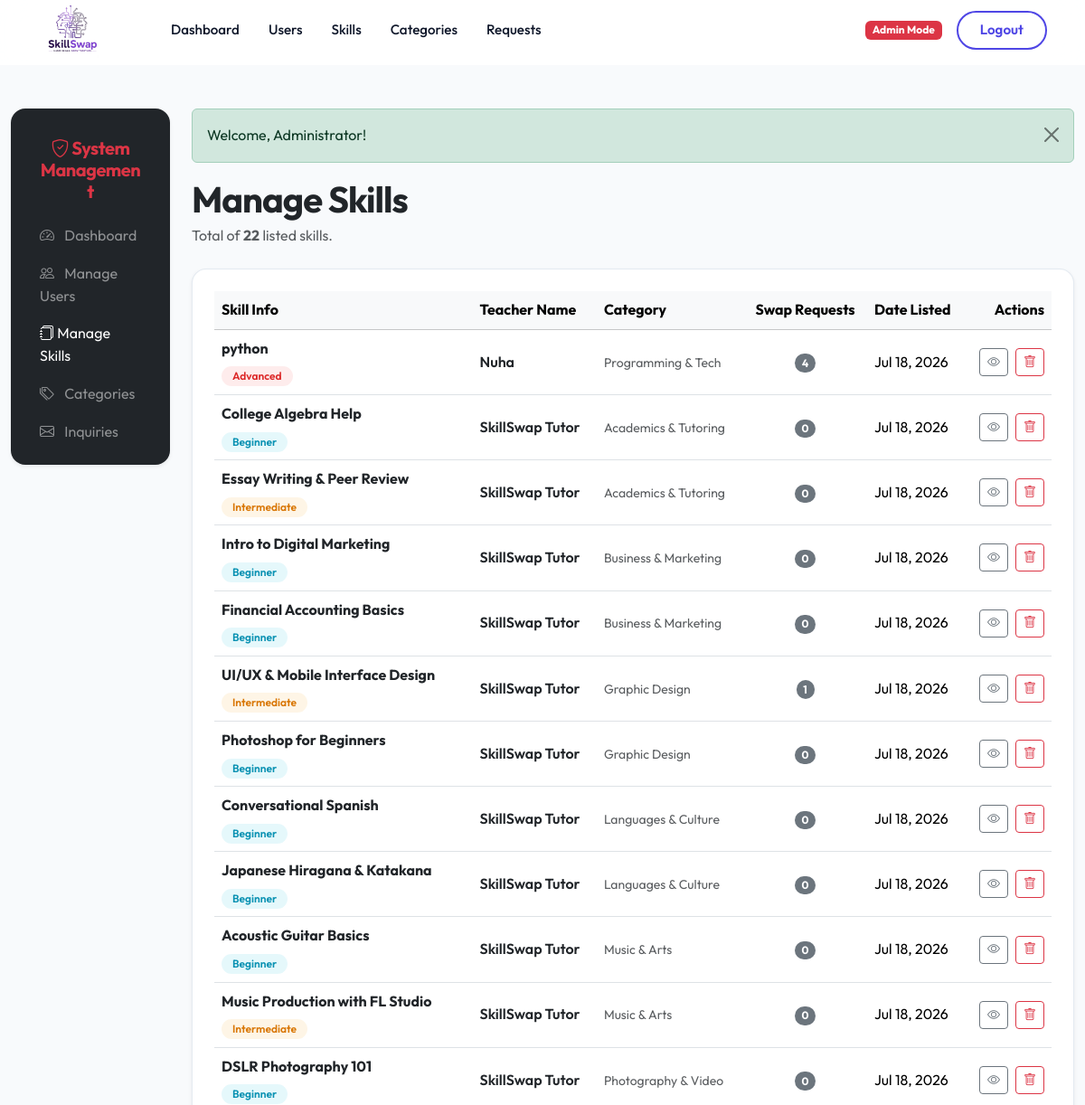
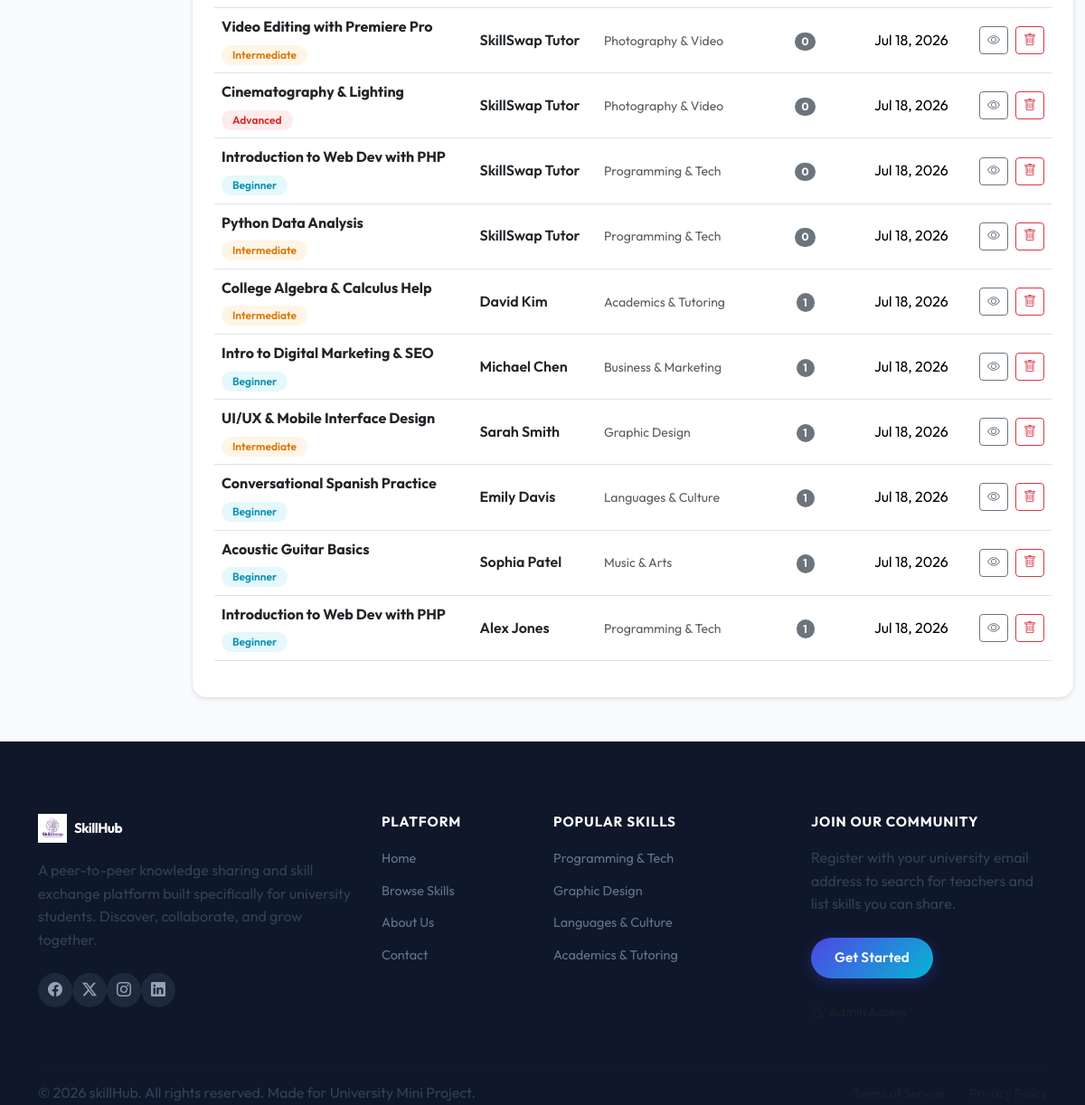
The app's page /admin/skills.php (signed in) with its own data (2 pictures, top to bottom).
### tables this page shows
CREATE TABLE `skills` (
  `id` int(11) NOT NULL,
  `user_id` int(11) NOT NULL,
  `title` varchar(100) NOT NULL,
  `description` text NOT NULL,
  `category_id` int(11) NOT NULL,
  `level` enum('Beginner','Intermediate','Advanced') NOT NULL,
  `availability` varchar(100) NOT NULL,
  `created_at` timestamp NOT NULL DEFAULT current_timestamp()
);

CREATE TABLE `users` (
  `id` int(11) NOT NULL,
  `username` varchar(50) NOT NULL,
  `email` varchar(100) NOT NULL,
  `password` varchar(255) NOT NULL,
  `name` varchar(100) NOT NULL,
  `university` varchar(150) DEFAULT NULL,
  `department` varchar(150) DEFAULT NULL,
  `bio` text DEFAULT NULL,
  `skills_teach` text DEFAULT NULL,
  `skills_learn` text DEFAULT NULL,
  `profile_photo` varchar(255) DEFAULT 'default-profile.png',
  `created_at` timestamp NOT NULL DEFAULT current_timestamp()
);

CREATE TABLE `categories` (
  `id` int(11) NOT NULL,
  `name` varchar(50) NOT NULL,
  `icon` varchar(50) DEFAULT 'bi-code-slash'
);

### admin/skills.php (the view, shortened to what this page needs)
<?php
require_once '../includes/db.php';
require_once '../includes/auth.php';
$skills = [];
try {
    $skills = $pdo->query("SELECT s.*, u.name as teacher_name, c.name as category_name,
                                 (SELECT COUNT(*) FROM contact_requests WHERE skill_id = s.id) as request_count
                          FROM skills s
                          JOIN users u ON s.user_id = u.id
                          JOIN categories c ON s.category_id = c.id
                          ORDER BY s.created_at DESC")->fetchAll();
} catch (PDOException $e) {
}
require_once '../includes/header.php';
require_once '../includes/navbar.php';
?>
<div class="container-fluid my-5">
    <div class="row">
        <div class="col-lg-2 mb-4">
            <div class="card card-premium p-3 bg-dark text-white border-0 shadow-sm">
                <div class="card-header bg-transparent border-0 text-center py-3">
                    <h5 class="fw-bold mb-0 text-danger"><i class="bi bi-shield-check"></i> System Management</h5>
                </div>
                <div class="list-group list-group-flush bg-transparent">
                    <a href="dashboard.php" class="list-group-item list-group-item-action bg-transparent text-white-50 border-0 py-2"><i class="bi bi-speedometer2 me-2"></i> Dashboard</a>
                    <a href="users.php" class="list-group-item list-group-item-action bg-transparent text-white-50 border-0 py-2"><i class="bi bi-people me-2"></i> Manage Users</a>
                    <a href="skills.php" class="list-group-item list-group-item-action bg-transparent text-white border-0 py-2 active"><i class="bi bi-journals"></i> Manage Skills</a>
                    <a href="categories.php" class="list-group-item list-group-item-action bg-transparent text-white-50 border-0 py-2"><i class="bi bi-tags me-2"></i> Categories</a>
                    <a href="requests.php" class="list-group-item list-group-item-action bg-transparent text-white-50 border-0 py-2"><i class="bi bi-envelope me-2"></i> Inquiries</a>
                </div>
            </div>
        </div>
        <div class="col-lg-10">
            <div class="d-flex justify-content-between align-items-center mb-4">
                <div>
                    <h1 class="fw-bold text-dark mb-1">Manage Skills</h1>
                    <p class="text-muted mb-0">Total of <strong><?php echo count($skills); ?></strong> listed skills.</p>
                </div>
            </div>
            <div class="card card-premium bg-white shadow-sm p-4">
                <?php if (empty($skills)): ?>
                    <div class="text-center py-5">
                        <div class="fs-1 text-muted"><i class="bi bi-journals"></i></div>
                        <p class="text-muted mt-3">No skills are listed yet in the database.</p>
                    </div>
                <?php else: ?>
                    <div class="table-responsive">
                        <table class="table table-hover align-middle">
                            <thead class="table-light">
                                <tr>
                                    <th>Skill Info</th>
                                    <th>Teacher Name</th>
                                    <th>Category</th>
                                    <th class="text-center">Swap Requests</th>
                                    <th>Date Listed</th>
                                    <th class="text-end">Actions</th>
                                </tr>
                            </thead>
                            <tbody>
                                <?php foreach ($skills as $s): ?>
                                    <tr>
                                        <td>
                                            <div class="fw-bold text-dark mb-1"><?php echo htmlspecialchars($s['title']); ?></div>
                                            <span class="badge badge-custom badge-level-<?php echo strtolower($s['level']); ?>"><?php echo htmlspecialchars($s['level']); ?></span>
                                        </td>
                                        <td>
                                            <div class="fw-semibold text-dark"><?php echo htmlspecialchars($s['teacher_name']); ?></div>
                                        </td>
                                        <td>
                                            <span class="text-muted small"><?php echo htmlspecialchars($s['category_name']); ?></span>
                                        </td>
                                        <td class="text-center">
                                            <span class="badge bg-secondary rounded-pill"><?php echo $s['request_count']; ?></span>
                                        </td>
                                        <td><?php echo date("M d, Y", strtotime($s['created_at'])); ?></td>
                                        <td class="text-end">
                                            <div class="d-flex gap-2 justify-content-end">
                                                <a href="../skill-details.php?id=<?php echo $s['id']; ?>" class="btn btn-sm btn-outline-secondary" target="_blank" title="View Listing"><i class="bi bi-eye"></i></a>
                                                <form action="skills.php" method="POST" class="d-inline">
                                                    <button type="submit" class="btn btn-sm btn-outline-danger btn-confirm-delete" data-confirm-message="Are you sure you want to delete this skill listing? This will delete all incoming student swap requests sent for this skill!" title="Delete Skill"><i class="bi bi-trash"></i></button>
                                                </form>
                                            </div>
                                        </td>
                                    </tr>
                                <?php endforeach; ?>
                            </tbody>
                        </table>
                    </div>
                <?php endif; ?>
            </div>
        </div>
    </div>
</div>
<?php require_once '../includes/footer.php'; ?>

### assets/css/style.css (style rules this page uses)
:root { --primary: #4f46e5; --primary-dark: #3730a3; --primary-glow: rgba(79, 70, 229, 0.18); --secondary: #6271a4; --accent: #06b6d4; --success: #22c55e; --warning: #f59e0b; --text-dark: #0f172a; --text-body: #334155; --text-muted: #64748b; --text-light: #94a3b8; --bg-light: #f8fafc; --bg-white: #ffffff; --border-color: rgba(226, 232, 240, 0.9); --glass-bg: rgba(255, 255, 255, 0.88); --glass-border: rgba(255, 255, 255, 0.45); --gradient-primary: linear-gradient(135deg, #4f46e5 0%, #06b6d4 100%); --gradient-secondary: linear-gradient(135deg, #0284c7 0%, #4f46e5 100%); --gradient-soft: linear-gradient(135deg, rgba(79, 70, 229, 0.05) 0%, rgba(6, 182, 212, 0.05) 100%); --gradient-hero: linear-gradient(145deg, #eef2ff 0%, #f0fdff 50%, #e0f2fe 100%); --gradient-cta: linear-gradient(135deg, #1e3a8a 0%, #4f46e5 50%, #0284c7 100%); --shadow-xs: 0 1px 3px rgba(0, 0, 0, 0.05); --shadow-sm: 0 4px 12px rgba(79, 70, 229, 0.08); --shadow-md: 0 10px 28px rgba(79, 70, 229, 0.14); --shadow-lg: 0 20px 48px rgba(79, 70, 229, 0.18); --radius-sm: 10px; --radius-md: 16px; --radius-lg: 24px; --radius-xl: 32px; --navbar-h: 72px; --transition: 0.3s cubic-bezier(0.16, 1, 0.3, 1); }
*, *::before, *::after { box-sizing: border-box; margin: 0; padding: 0; }
html { scroll-behavior: smooth; }
body { font-family: 'Outfit', sans-serif; background-color: var(--bg-light); color: var(--text-body); min-height: 100vh; display: flex; flex-direction: column; overflow-x: hidden; line-height: 1.6; padding-top: var(--navbar-h); }
h1, h2, h3, h4, h5, h6 { font-weight: 700; letter-spacing: -0.025em; color: var(--text-dark); line-height: 1.2; }
p { color: var(--text-body); }
a { text-decoration: none; }
.badge-level-beginner { background: rgba(6, 182, 212, 0.1); color: #0891b2; padding: 5px 12px; border-radius: 20px; font-weight: 600; font-size: 0.75rem; }
.badge-level-intermediate { background: rgba(245, 158, 11, 0.1); color: #d97706; padding: 5px 12px; border-radius: 20px; font-weight: 600; font-size: 0.75rem; }
.badge-level-advanced { background: rgba(239, 68, 68, 0.1); color: #dc2626; padding: 5px 12px; border-radius: 20px; font-weight: 600; font-size: 0.75rem; }
.card-premium { background: white; border: 1px solid var(--border-color); border-radius: var(--radius-md); box-shadow: var(--shadow-xs); transition: all var(--transition); overflow: hidden; }

### records on screen
skills: title "python", level "Advanced", user.name "Nuha", category.name "Programming & Tech", request_count "4", created_at "Jul 18, 2026"
skills: title "College Algebra Help", level "Beginner", user.name "SkillSwap Tutor", category.name "Academics & Tutoring", request_count "0", created_at "Jul 18, 2026"
skills: title "Essay Writing & Peer Review", level "Intermediate", user.name "SkillSwap Tutor", category.name "Academics & Tutoring", request_count "0", created_at "Jul 18, 2026"
skills: title "Intro to Digital Marketing", level "Beginner", user.name "SkillSwap Tutor", category.name "Business & Marketing", request_count "0", created_at "Jul 18, 2026"
skills: title "Financial Accounting Basics", level "Beginner", user.name "SkillSwap Tutor", category.name "Business & Marketing", request_count "0", created_at "Jul 18, 2026"
skills: title "UI/UX & Mobile Interface Design", level "Intermediate", user.name "SkillSwap Tutor", category.name "Graphic Design", request_count "1", created_at "Jul 18, 2026"
skills: title "Photoshop for Beginners", level "Beginner", user.name "SkillSwap Tutor", category.name "Graphic Design", request_count "0", created_at "Jul 18, 2026"
skills: title "Conversational Spanish", level "Beginner", user.name "SkillSwap Tutor", category.name "Languages & Culture", request_count "0", created_at "Jul 18, 2026"
skills: title "Japanese Hiragana & Katakana", level "Beginner", user.name "SkillSwap Tutor", category.name "Languages & Culture", request_count "0", created_at "Jul 18, 2026"
skills: title "Acoustic Guitar Basics", level "Beginner", user.name "SkillSwap Tutor", category.name "Music & Arts", request_count "0", created_at "Jul 18, 2026"
skills: title "Music Production with FL Studio", level "Intermediate", user.name "SkillSwap Tutor", category.name "Music & Arts", request_count "0", created_at "Jul 18, 2026"
skills: title "DSLR Photography 101", level "Beginner", user.name "SkillSwap Tutor", category.name "Photography & Video", request_count "0", created_at "Jul 18, 2026"
skills: title "Video Editing with Premiere Pro", level "Intermediate", user.name "SkillSwap Tutor", category.name "Photography & Video", request_count "0", created_at "Jul 18, 2026"
skills: title "Cinematography & Lighting", level "Advanced", user.name "SkillSwap Tutor", category.name "Photography & Video", request_count "0", created_at "Jul 18, 2026"
skills: title "Introduction to Web Dev with PHP", level "Beginner", user.name "SkillSwap Tutor", category.name "Programming & Tech", request_count "0", created_at "Jul 18, 2026"
skills: title "Python Data Analysis", level "Intermediate", user.name "SkillSwap Tutor", category.name "Programming & Tech", request_count "0", created_at "Jul 18, 2026"
skills: title "College Algebra & Calculus Help", level "Intermediate", user.name "David Kim", category.name "Academics & Tutoring", request_count "1", created_at "Jul 18, 2026"
skills: title "Intro to Digital Marketing & SEO", level "Beginner", user.name "Michael Chen", category.name "Business & Marketing", request_count "1", created_at "Jul 18, 2026"
skills: title "UI/UX & Mobile Interface Design", level "Intermediate", user.name "Sarah Smith", category.name "Graphic Design", request_count "1", created_at "Jul 18, 2026"
skills: title "Conversational Spanish Practice", level "Beginner", user.name "Emily Davis", category.name "Languages & Culture", request_count "1", created_at "Jul 18, 2026"
skills: title "Acoustic Guitar Basics", level "Beginner", user.name "Sophia Patel", category.name "Music & Arts", request_count "1", created_at "Jul 18, 2026"
skills: title "Introduction to Web Dev with PHP", level "Beginner", user.name "Alex Jones", category.name "Programming & Tech", request_count "1", created_at "Jul 18, 2026"

### other values on screen
$msg['text'] "Welcome, Administrator!"
count($skills) "22"
